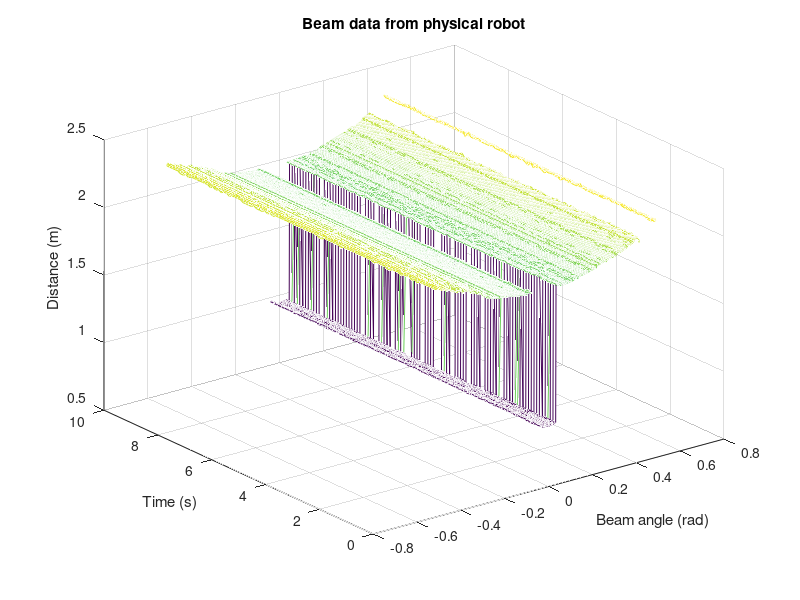
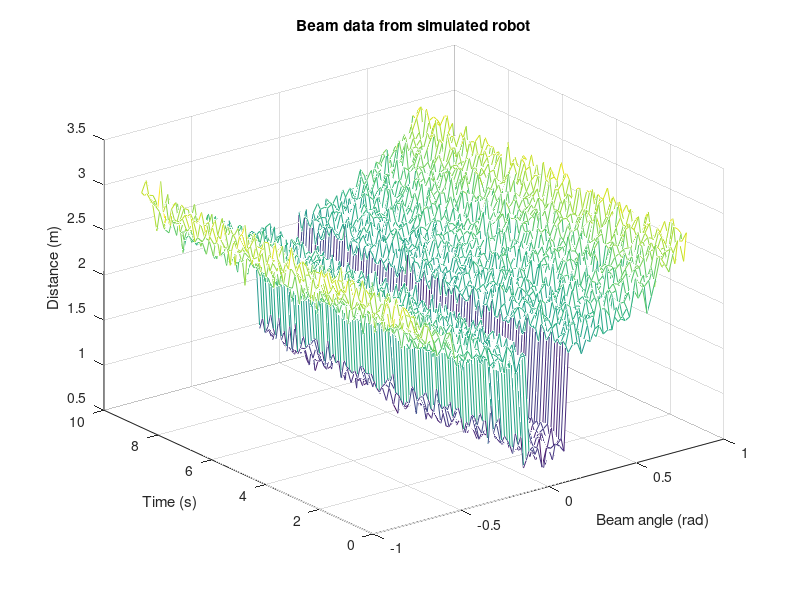

The MATLAB source for these figures, in order:
D = csvread('Beams_data_sim.txt');
R = csvread('Beams_data_lab.txt');
T = R(1:100,:);
G = D(1:100,:);
X = linspace(-0.513, 0.4999, 640);
Y = linspace(0, 10, 100);

X1 = linspace(-0.785398, 0.785398, 64);
Y1 = linspace(0, 10, 100);

figure,
mesh(X,Y,fliplr(T(:,(1:640))))
title('Beam data from physical robot')
xlabel('Beam angle (rad)')
ylabel('Time (s)')
zlabel('Distance (m)')

figure,
mesh(X1,Y1,fliplr(G(:,(1:64))))
title('Beam data from simulated robot')
xlabel('Beam angle (rad)')
ylabel('Time (s)')
zlabel('Distance (m)')